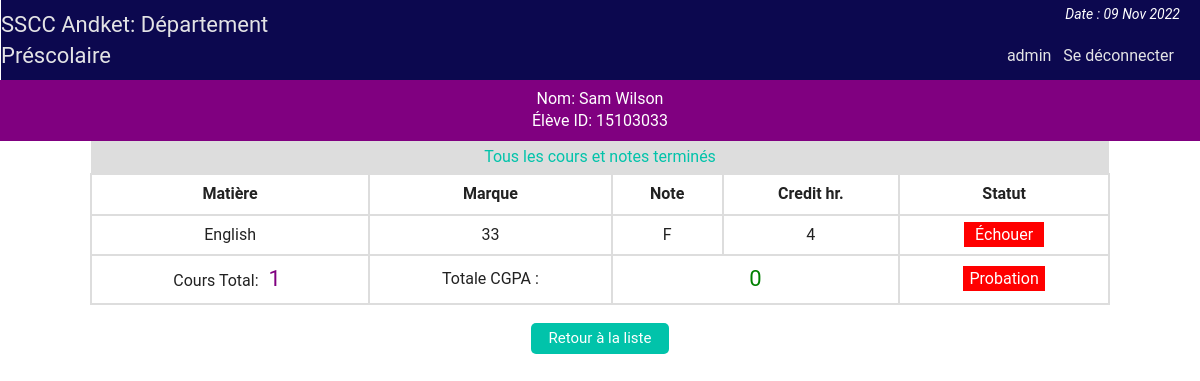
Page /prescolaire/heads/heads_st_result_view_cgpa.php?vr=15103033&vn=Sam Wilson (signed in) on the committed database.
### tables this page shows
CREATE TABLE IF NOT EXISTS `result` (
  `id` int NOT NULL AUTO_INCREMENT,
  `st_id` int NOT NULL,
  `marks` int NOT NULL,
  `sub` varchar(50) NOT NULL,
  `semester` varchar(20) NOT NULL,
  PRIMARY KEY (`id`)
);

### prescolaire/php/functions.php (called while the page is built, shortened)
<?php
	class login_registration_class{
		public function view_cgpa($stid){
			global $conn;
			$sql = "select * from result where st_id='$stid'";
			$result = $conn->query($sql);
			return $result;
		}
	};
?>

### prescolaire/heads/heads_st_result_view_cgpa.php (the view, shortened to what this page needs)
<?php
	require "../php/config.php";
	require_once "../php/functions.php";
	if(isset($_REQUEST['vr'])){
		$stid = $_REQUEST['vr'];
		$name = $_REQUEST['vn'];
	}
?>
<?php
include "../php/top_heads.php";
?>
<div class="all_student fix">
		<?php
		function credit_hour($x){
			if($x=="DBMS") return 3;
			elseif($x == "DBMS Lab") return 1;
			elseif($x == "Mathematics") return 4;
			elseif($x == "Programming") return 3;
			elseif($x == "Programming Lab") return 1;
			elseif($x == "English") return 4;
			elseif($x == "Physics") return 3;
			elseif($x == "Chemistry") return 3;
			elseif($x == "Psychology") return 3;
		}
		function grade_point($gd){
			if($gd<60) return 0;
			elseif($gd>=60 && $gd<70) return 1;
			elseif($gd>=70 && $gd<80) return 2;
			elseif($gd>=80 && $gd<90) return 3;
			elseif($gd>=90 && $gd<=100) return 4;
		}
		?>
		<div>
	<p style="text-align:center;color:#fff;background:purple;margin:0;padding:8px;"><?php echo "Nom: ".$name."<br>Élève ID: " . $stid; ?></p>
	</div>
	<p style='text-align:center;background:#ddd;color:#01C3AA;padding:5px;width:84%;margin:0 auto'>Tous les cours et notes terminés</p>
	<?php
			$i=0;
			$ch = 0;
			$gp = 0;
				$get_result = $user->view_cgpa($stid);
				if($get_result && ($get_result->num_rows)>0){
			?>
				<table class="tab_two" style="text-align:center;width:85%;margin:0 auto">
					<th>Matière</th>
					<th>Marque</th>
					<th>Note</th>
					<th>Credit hr.</th>
					<th>Statut</th>
		<?php
				while($rows = $get_result->fetch_assoc()){
				$i++;
				$ch = $ch + credit_hour($rows['sub']);
		?>
			<tr>
				<td><?php echo $rows['sub']; ?></td>
				<td><?php echo $rows['marks']; ?></td>
				<td>
				<?php
					$mark = $rows['marks'];
					if($mark<60){echo "F";}
					elseif($mark>=60 && $mark<70){echo "D";}
					elseif($mark>=70 && $mark<80){echo "C";}
					elseif($mark>=80 && $mark<90){echo "B";}
					elseif($mark>=90 && $mark<=100){echo "A";}
					$gp = $gp + (credit_hour($rows['sub']) * grade_point($rows['marks']));
				?>
				</td>
				<td><?php echo credit_hour($rows['sub']); ?></td>
				<td>
				<?php
					$stat = $rows['marks'];
					if($stat<60){
						echo "<span style='background:red;padding:3px 11px;color:#fff;'>Échouer</span>";
					}elseif($stat>=60 && $stat<70){
						echo "<span style='background:yellow'>Reprendre</span>";
					}else{
						echo "<span style='background:green;padding:3px 6px;color:#fff;'>Succès</span>";
					}
				?>
				</td>
			</tr>
			<?php } ?>
			<tr>
			<td><?php echo "Cours Total: <span style='color:#800080;padding:3px 6px;font-size:22px'>".$i."</span>"; ?></td>
				<td colspan="1">Totale CGPA : </td>
				<td colspan="2">
				<?php
				$sg = $gp/$ch;
				echo "<span style='color:green;padding:3px 6px;font-size:22px'>" . round($sg,2) . "</span>"; ?>
				</td>
				<td>
					<?php
						if($sg>=3.5){
							echo "<span style='background:purple;padding:3px 6px;color:#fff;'>Excellent";
						}elseif($sg>=3.0 && $sg<3.5){
							echo "<span style='background:green;padding:3px 6px;color:#fff;'>Bon";
						}elseif($sg>=2.5 && $sg<3.0){
							echo "<span style='background:gray;padding:3px 6px;color:#fff;'>Moyenne";
						}else{
							echo "<span style='background:red;padding:3px 6px;color:#fff;'>Probation";
						}
					?>
				</td>
			</tr>
		</table>
		<?php
			}
			else{
				echo  "<p style='color:red;text-align:center'>Rien n'a été trouvé</p>";
				}
		?>
		<div class="back fix">
			<p style="text-align:center"><a href="heads_st_result.php?vr=<?php echo $stid?>&vn=<?php echo $name?>"><button class="editbtn">Retour à la liste</button></a></p>
		</div>
</div>

### prescolaire/css/main.css (style rules this page uses)
html { color: #222; font-size: 1em; line-height: 1.4; }
a { text-decoration:none; }
.fix { overflow:hidden; }
body { font-family:roboto !important; background:url(../img/ptrn.png) repeat fixed; }
.st_reg th, td { padding: 8px; }
.editbtn { background-color: #01C3AA; border: none; border-radius:5px; color: white; padding: 5px 18px; text-align: center; text-decoration: none; display: inline-block; font-size: 15px; margin: 2px 1px; cursor: pointer; }
.all_student { min-height:450px; }
table.att_tab tr,td,th { border:2px solid #ddd; border-collapse:collapse; padding:8px; }

### rows in the picture
result: sub "English", marks "33", shows "F", sub "4", shows "Échouer"

### other values in the picture
$admin_name "admin"
$name "Sam Wilson"
$stid "15103033"
$i "1"
$sg "0"
